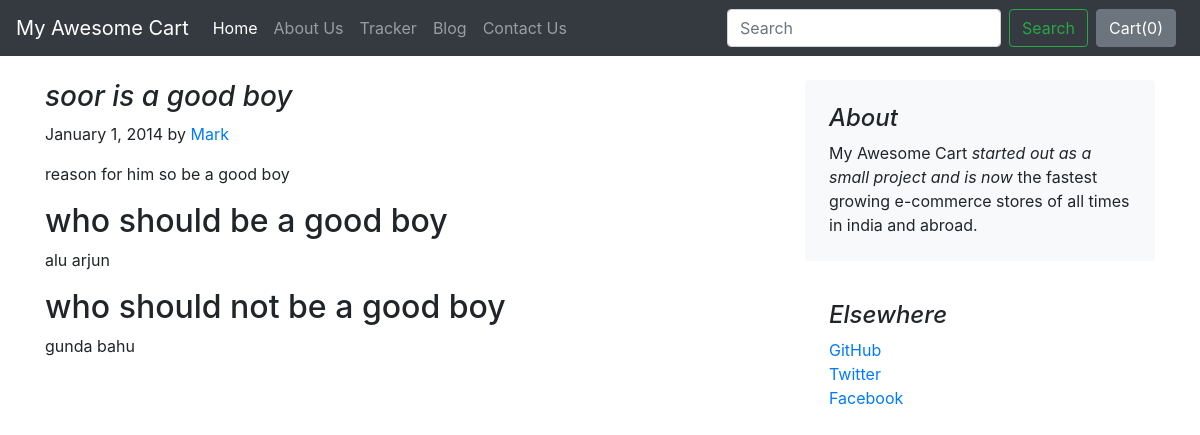
The page /blog/blogpost/1 on the database its author committed.
### blog/models.py (models this page shows)
class Blogpost(models.Model):
    post_id = models.AutoField(primary_key=True)
    title = models.CharField(max_length=50)
    head0 = models.CharField(max_length=500, default="")
    chead0 = models.CharField(max_length=5000, default="")
    head1 = models.CharField(max_length=500, default="")
    chead1 = models.CharField(max_length=5000, default="")
    head2 = models.CharField(max_length=500, default="")
    chead2 = models.CharField(max_length=5000, default="")
    pub_date = models.DateField()
    thumbnail = models.ImageField(upload_to='shop/images', default="")
    def __str__(self):
        return self.title

### blog/views.py (the view)
# urls.py: path("blogpost/<int:id>",views.blogpost,name="BlogPost"),
def blogpost(request, id):
    post = Blogpost.objects.filter(post_id = id)[0]
    print(post)
    return render(request,'blog/blogpost.html',{'post':post})

### blog/templates/blog/blogpost.html (shortened to what this page needs)
{% extends 'blog/basic.html' %}
{% block body %}
<div class="container">
    <div class="row mt-4">
        <div class="col-md-8 blog-main">
            <h3 class="font-italic">
                {{post.title}}
            </h3>
            <div class="blog-post">
                <p class="blog-post-meta">January 1, 2014 by <a href="#">Mark</a></p>
                <p>{{post.chead0}}</p>
                <h2>{{post.head1}}</h2>
                <p>{{post.chead1}}</p>
                <h2>{{post.head2}}</h2>
                <p>{{post.chead2}}</p>
            </div>
        </div>
        <aside class="col-md-4 blog-sidebar">
            <div class="p-4 mb-3 bg-light rounded">
                <h4 class="font-italic">About</h4>
                <p class="mb-0">My Awesome Cart <em>started out as a small project and is now</em> the fastest growing e-commerce stores of all times in india and abroad.</p>
            </div>
            <div class="p-4">
                <h4 class="font-italic">Elsewhere</h4>
                <ol class="list-unstyled">
                    <li><a href="#">GitHub</a></li>
                    <li><a href="#">Twitter</a></li>
                    <li><a href="#">Facebook</a></li>
                </ol>
            </div>
        </aside>
    </div>
</div>
{% endblock %}

### rows shown on the page
Blogpost: title "soor is a good boy", chead0 "reason for him so be a good boy", head1 "who should be a good boy", chead1 "alu arjun", head2 "who should not be a good boy", chead2 "gunda bahu"
